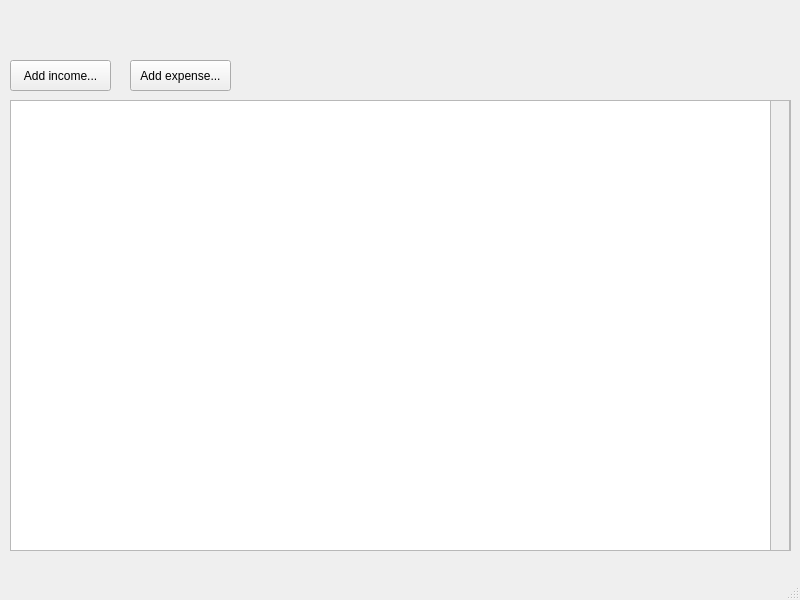
<?xml version="1.0" encoding="UTF-8"?>
<ui version="4.0">
 <class>MainWindow</class>
 <widget class="QMainWindow" name="MainWindow">
  <property name="geometry">
   <rect>
    <x>0</x>
    <y>0</y>
    <width>800</width>
    <height>600</height>
   </rect>
  </property>
  <property name="windowTitle">
   <string>MainWindow</string>
  </property>
  <widget class="QWidget" name="centralwidget">
   <widget class="QTableWidget" name="tableTransactions">
    <property name="geometry">
     <rect>
      <x>10</x>
      <y>100</y>
      <width>781</width>
      <height>451</height>
     </rect>
    </property>
   </widget>
   <widget class="QScrollArea" name="scrollTransactions">
    <property name="geometry">
     <rect>
      <x>770</x>
      <y>100</y>
      <width>20</width>
      <height>451</height>
     </rect>
    </property>
    <property name="widgetResizable">
     <bool>true</bool>
    </property>
    <widget class="QWidget" name="scrollAreaWidgetContents">
     <property name="geometry">
      <rect>
       <x>0</x>
       <y>0</y>
       <width>18</width>
       <height>449</height>
      </rect>
     </property>
    </widget>
   </widget>
   <widget class="QPushButton" name="buttonAddIncome">
    <property name="geometry">
     <rect>
      <x>10</x>
      <y>60</y>
      <width>101</width>
      <height>31</height>
     </rect>
    </property>
    <property name="text">
     <string>Add income...</string>
    </property>
   </widget>
   <widget class="QPushButton" name="buttonAddExpense">
    <property name="geometry">
     <rect>
      <x>130</x>
      <y>60</y>
      <width>101</width>
      <height>31</height>
     </rect>
    </property>
    <property name="text">
     <string>Add expense...</string>
    </property>
   </widget>
  </widget>
  <widget class="QMenuBar" name="menubar">
   <property name="geometry">
    <rect>
     <x>0</x>
     <y>0</y>
     <width>800</width>
     <height>21</height>
    </rect>
   </property>
  </widget>
  <widget class="QStatusBar" name="statusbar"/>
 </widget>
 <resources/>
 <connections/>
</ui>
